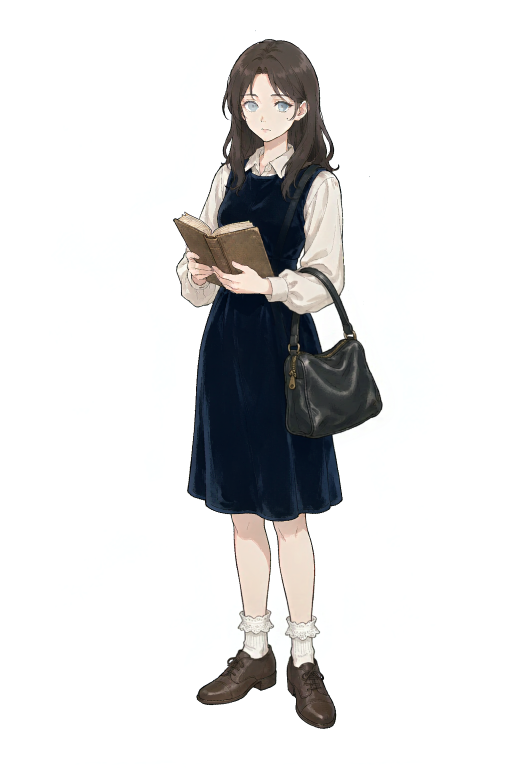
#> input picture assets/char/isfj.png, 1024 x 1536 px, given in place of _mana_B_raw.png, which was not available (shown at 1/2 size)
$ python mana_matte_white.py
#> lines starting #> are read from the running program, lines starting #| are printed output that depends on the picture; after the words box and inside, x2 and y2 are one past the last pixel; in counts of white or black regions, pixels touching at a corner belong together; pictures that were not available may be replaced by others from this repository, and a replacement may not be noted
# -*- coding: utf-8 -*-
"""识尘 · Mana 重绘稿(B)白底抠透 + 底部轻盈渐隐

白底抠图的坑与黑底相反：明亮的底色与白色衣袍同为高亮度，
所以不能全局阈值，只能从边框泛洪，只清"与画布边缘连通的亮区"。
边缘朝白混色 -> 用反预乘还原，去掉白描边。
"""
import os
import sys
import numpy as np
from PIL import Image, ImageDraw, ImageFilter

BASE = r"C:/Users/admin/WorkBuddy/2026-09-29-23-06-03/shichen"
_name = sys.argv[1] if len(sys.argv) > 1 else "_mana_B_raw.png"
SRC = os.path.join(BASE, "assets/char", _name)
OUT = os.path.join(BASE, "assets/char/mana.png")
PREV = os.path.join(BASE, "assets/char/_mana_preview.png")

im = Image.open(SRC).convert("RGB")
#> im is the input picture: PIL image 1024x1536 RGB; mean R, G, B 222.6, 222.3, 222.3
w, h = im.size
#> w = 1024; h = 1536
rgb0 = np.asarray(im).astype(np.float32)
lum = Image.fromarray(rgb0.astype(np.uint8)).convert("L")
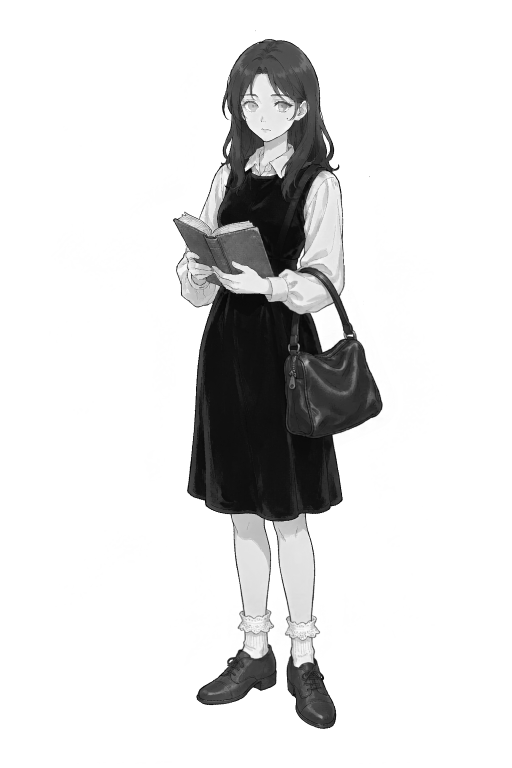
#> lum: PIL image 1024x1536 L (shown at 1/2 size); min 0, max 255, mean 222.4

# ---- 1. 亮区候选（= 白底） ----
WHITE_T = 250
# 先在外围补 3px 白边再泛洪：保证种子点一定落在背景上，
# 否则 (w//2,0)/(0,h//2) 这类点可能正好压到人物身上，把人物当背景填掉。
PAD = 3
g = Image.new("L", (w + PAD * 2, h + PAD * 2), 255)
#> g: PIL image 1030x1542 L; every value is 255
g.paste(lum.point(lambda v: 255 if v > WHITE_T else 0), (PAD, PAD))
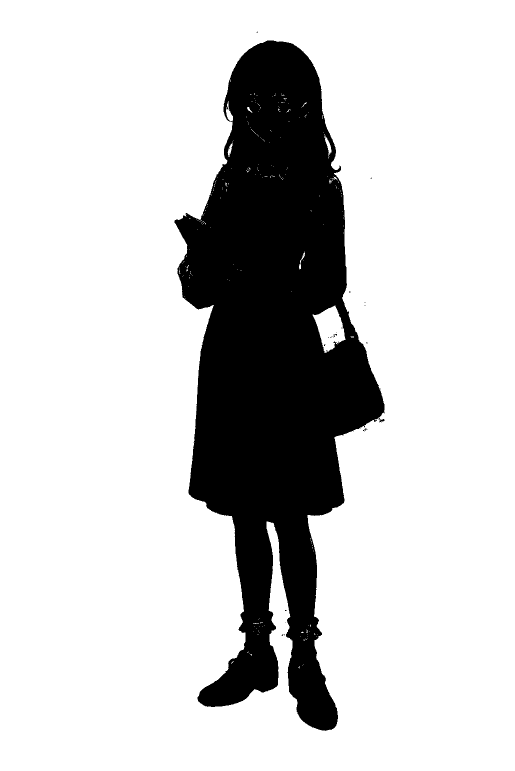
#> g: PIL image 1030x1542 L (shown at 1/2 size); 80.3% white; 28 black regions (26 under 20 px), largest, box (x1, y1, x2, y2) and area: (349, 81, 769, 1462) 313235, (758, 838, 769, 845) 40
ImageDraw.floodfill(g, (0, 0), 128, thresh=0)
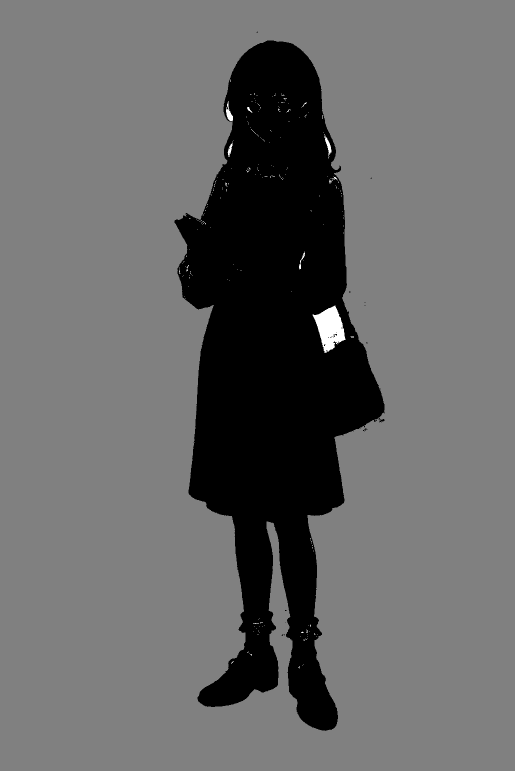
#> g: PIL image 1030x1542 L (shown at 1/2 size); min 0, max 255, mean 103.1
gate = g.crop((PAD, PAD, PAD + w, PAD + h))

bg = gate.point(lambda v: 255 if v == 128 else 0)
#> bg: PIL image 1024x1536 L; 79.8% white; 17 black regions (15 under 20 px), largest, box (x1, y1, x2, y2) and area: (346, 78, 766, 1459) 318146, (755, 835, 766, 842) 41
# 稍微外扩 1px，避免留下白描边
bg = bg.filter(ImageFilter.MaxFilter(3))
#> bg: PIL image 1024x1536 L; 80.1% white; 3 black regions (2 under 20 px), largest, box (x1, y1, x2, y2) and area: (347, 79, 765, 1457) 312675
alpha = (255 - np.asarray(bg).astype(np.float32)) / 255.0
alpha = np.clip(alpha * 1.06, 0.0, 1.0)          # 把半透的软边稍微推实
print("transparent ratio: %.1f%%" % (100.0 * (alpha < 0.02).mean()))
#| transparent ratio: 80.1%

# ---- 2. 反预乘：pixel = a*true + (1-a)*255（对着白底） ----
a3 = np.maximum(alpha, 1e-3)[..., None]
rgb = np.clip((rgb0 - (1.0 - a3) * 255.0) / a3, 0.0, 255.0)
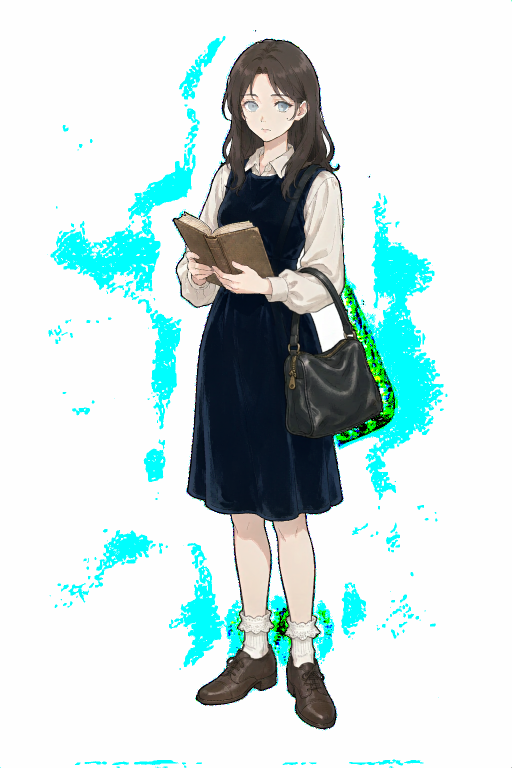
#> rgb: shape (1536, 1024, 3) float32 (shown at 1/2 size); mean R, G, B 203.5, 221.5, 220.8

# ---- 3. 底部轻盈渐隐（裙摆融进空气） ----
yy = np.arange(h, dtype=np.float32)[:, None] / float(h - 1)
#> yy = 1536 values from 0 to 1
START, END = 0.90, 1.0
alpha = alpha * (1.0 - 0.75 * np.clip((yy - START) / (END - START), 0.0, 1.0)) * 0.985
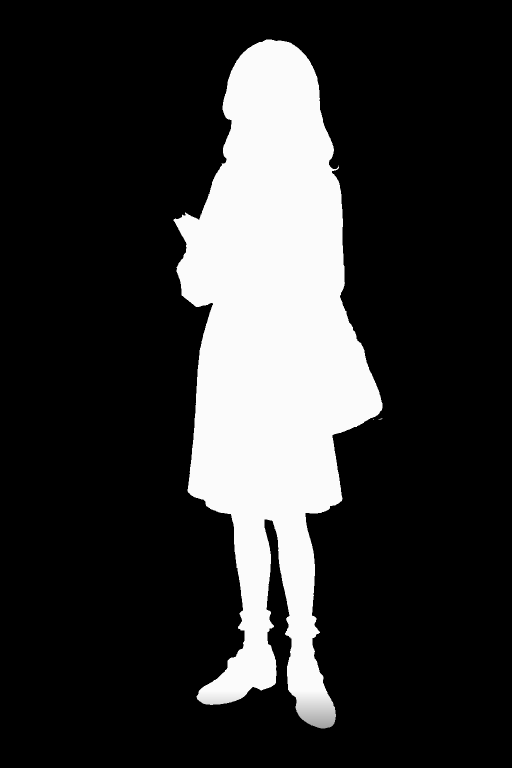
#> alpha: shape (1536, 1024) float32 (shown at 1/2 size); min 0, max 0.985, mean 0.195

out = Image.fromarray(np.clip(rgb, 0, 255).astype(np.uint8)).convert("RGBA")
out.putalpha(Image.fromarray((np.clip(alpha, 0, 1) * 255).astype(np.uint8)))

bbox = out.getchannel("A").point(lambda v: 255 if v > 8 else 0).getbbox()
#> bbox = (347, 79, 765, 1457)
pad_x = int((bbox[2] - bbox[0]) * 0.035)
#> pad_x = 14
pad_y = int((bbox[3] - bbox[1]) * 0.018)
#> pad_y = 24
out = out.crop((
    max(0, bbox[0] - pad_x), max(0, bbox[1] - pad_y),
    min(w, bbox[2] + pad_x), min(h, bbox[3] + pad_y),
))
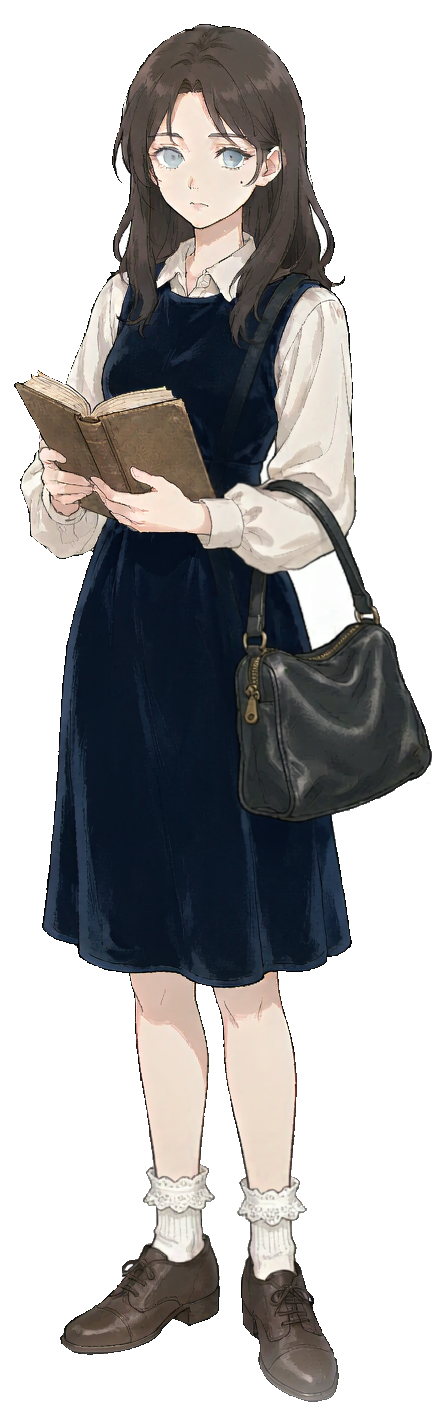
#> out: PIL image 446x1426 RGBA; mean R, G, B, A 151.4, 170.2, 168.5, 123; transparent parts drawn white
out.save(OUT, "PNG")
print("saved", OUT, out.size, round(os.path.getsize(OUT) / 1024, 1), "KB")
#| saved C:/Users/admin/WorkBuddy/2026-09-29-23-06-03/shichen/assets/char/mana.png (446, 1426) 598.2 KB

bgw = Image.new("RGB", out.size, (250, 249, 246))
bgw.paste(out, (0, 0), out)
p = bgw.copy(); p.thumbnail((420, 680), Image.LANCZOS)
#> after `p.thumbnail((420, 680), Image.LANCZOS)`:
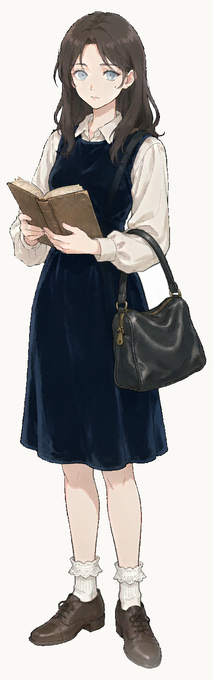
#> p: PIL image 213x680 RGB; mean R, G, B 174.9, 173.4, 171.9
p.save(PREV)
print("saved", PREV, p.size)
#| saved C:/Users/admin/WorkBuddy/2026-09-29-23-06-03/shichen/assets/char/_mana_preview.png (213, 680)
